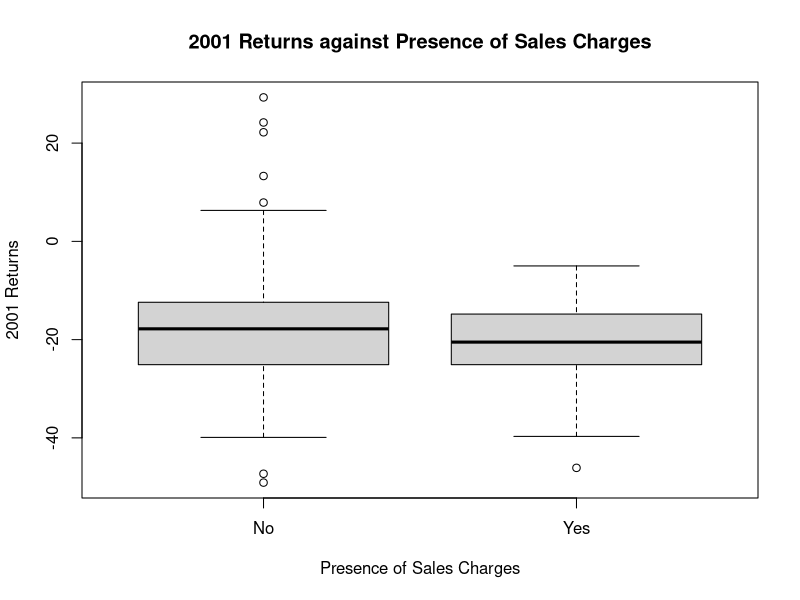
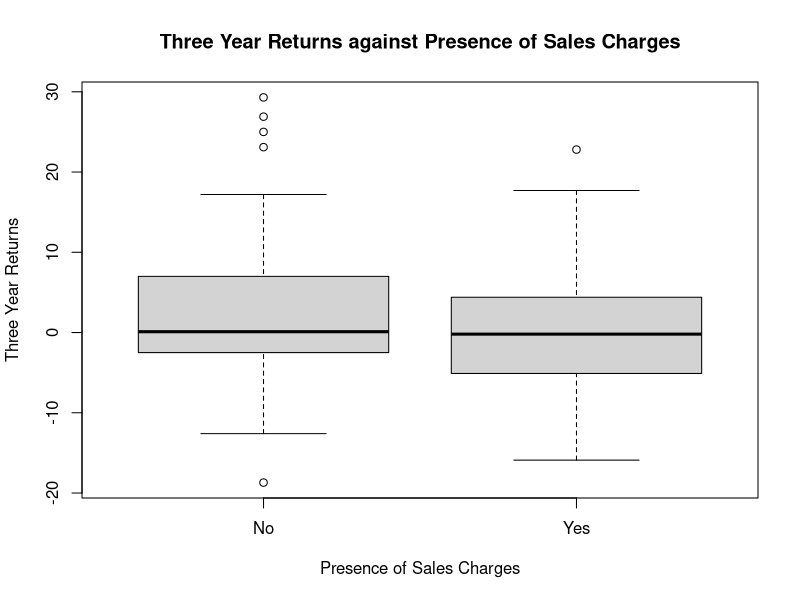
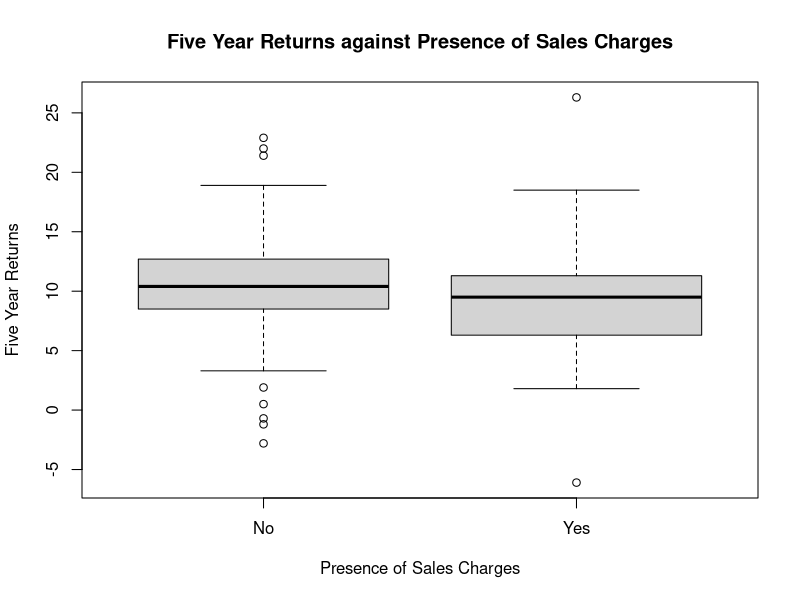

Reproduce these figures in R, in order.
#install.packages("car")
#install.packages("plyr")

library(car)
library(plyr)

funds <- read.csv("mutual funds.csv", header=T)
attach(funds)
print(count(Fees))


print(mean(Three_Year_Return))
print(mean(Five_Year_Return))

for (i in 6:8) {
  print(names(funds[i]))
  print(quantile(funds[,i]))
}

# gets all variables conforming to normal distribution
variable_columns <- vector()
for (i in 1:length(funds)) {
  if (is.numeric(funds[,i])) { 
    p <- shapiro.test(funds[,i])$p.value
    p_compare_str <- if (p < 0.01) "smaller" else "greater"
    print(sprintf("shapiro test for %s has a p-value of %s, which is %s than 0.01", 
                  names(funds[i]), p, p_compare_str))
    # we include Worst_Quarter since its p-value of 0.0109 is very close to 0.01
    variable_columns <- c(variable_columns, i) 
  }
}

print(cat("Variables to test: ", names(funds[variable_columns])))
var_count <- length(variable_columns)
correlated_vars <- vector()
not_correlated_vars <- vector()
for (i in 1:(var_count-1)) {
  for (j in (i+1):var_count) {
    var1 <- funds[,variable_columns[i]]
    var2 <- funds[,variable_columns[j]]
    
    res <- cor.test(var1, var2)
    
    is_correlated <- (res$p.value < 0.05)
    correlated_str <- if (is_correlated) "" else "not "
    res_str <- sprintf("The variables %s and %s are %scorrelated with a p-value of %s", 
                       names(funds[variable_columns[i]]), names(funds[variable_columns[j]]), 
                       correlated_str, res$p.value)
    if (is_correlated) {
      correlated_vars <- rbind(correlated_vars, res_str)
    } else {
      not_correlated_vars <- rbind(not_correlated_vars, res_str)
    }
  }
}
print(correlated_vars)
print(not_correlated_vars)

boxplot(Return_2001 ~ Fees, main="2001 Returns against Presence of Sales Charges", xlab="Presence of Sales Charges", ylab="2001 Returns")
boxplot(Three_Year_Return ~ Fees, main="Three Year Returns against Presence of Sales Charges", xlab="Presence of Sales Charges", ylab="Three Year Returns")
boxplot(Five_Year_Return ~ Fees, main="Five Year Returns against Presence of Sales Charges", xlab="Presence of Sales Charges", ylab="Five Year Returns")

# T-test with Welch Correction
t.test(Return_2001 ~ Fees, data=funds, var.equal = FALSE)
t.test(Three_Year_Return ~ Fees, data=funds, var.equal = FALSE)
t.test(Five_Year_Return ~ Fees, data=funds, var.equal = FALSE)


# Levene's Test for Equal Variances
leveneTest(Return_2001, Fees)
leveneTest(Three_Year_Return, Fees)
leveneTest(Five_Year_Return, Fees)

model_2001_fees <- t.test(Return_2001~Fees)
model_3_fees <- t.test(Three_Year_Return~Fees)
model_5_fees <- t.test(Five_Year_Return~Fees)
print(model_2001_fees)
print(model_3_fees)
print(model_5_fees)


